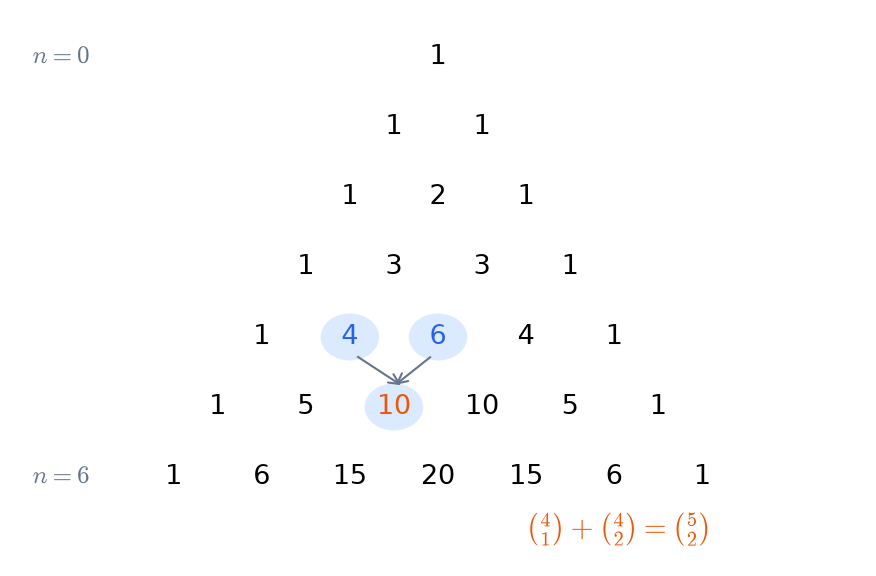

The script that drew this image:
"""Triangle de Pascal, avec une règle de Pascal mise en évidence."""
from math import comb

import matplotlib.pyplot as plt
from _style import BLUE, GREY, LIGHT, ORANGE

N = 7
fig, ax = plt.subplots(figsize=(6, 4))
for n in range(N):
    for k in range(n + 1):
        x, y = k - n / 2, -n
        highlight = (n, k) in {(4, 1), (4, 2)}
        result = (n, k) == (5, 2)
        color = ORANGE if result else (BLUE if highlight else "black")
        if highlight or result:
            ax.add_patch(plt.Circle((x, y), 0.32, color=LIGHT, zorder=0))
        ax.text(x, y, str(comb(n, k)), ha="center", va="center", fontsize=13, color=color)
ax.annotate("", xy=(-0.5 + 0.12, -5 + 0.28), xytext=(-1 + 0.05, -4 - 0.25), arrowprops=dict(arrowstyle="->", color=GREY))
ax.annotate("", xy=(-0.5 - 0.02, -5 + 0.28), xytext=(0 - 0.05, -4 - 0.25), arrowprops=dict(arrowstyle="->", color=GREY))
ax.text(1.0, -6.75, r"$\binom{4}{1}+\binom{4}{2}=\binom{5}{2}$", fontsize=14, color=ORANGE, va="center")
ax.text(-4.6, 0, r"$n=0$", color=GREY, va="center")
ax.text(-4.6, -6, r"$n=6$", color=GREY, va="center")
ax.set_xlim(-4.8, 4.8)
ax.set_ylim(-7.2, 0.6)
ax.axis("off")
